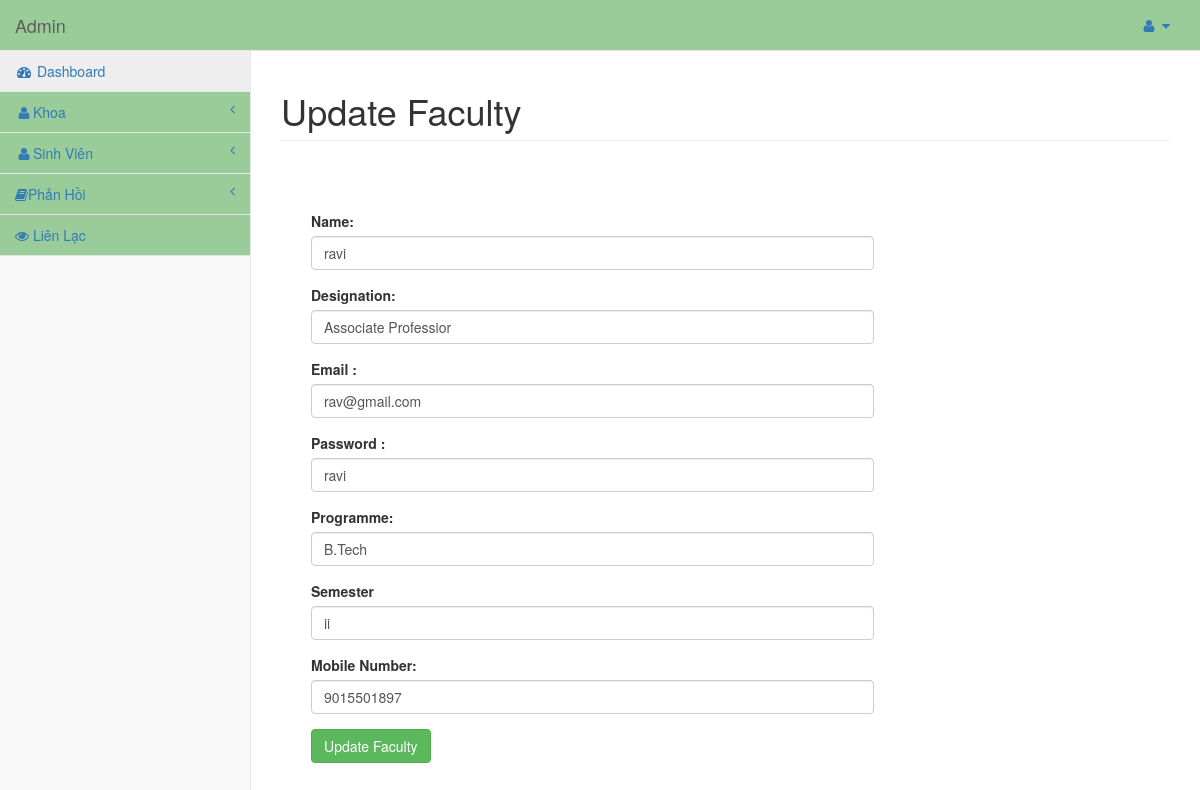
The page /admin/dashboard.php?id=7&info=edit_faculty (signed in) on the database as committed earlier.
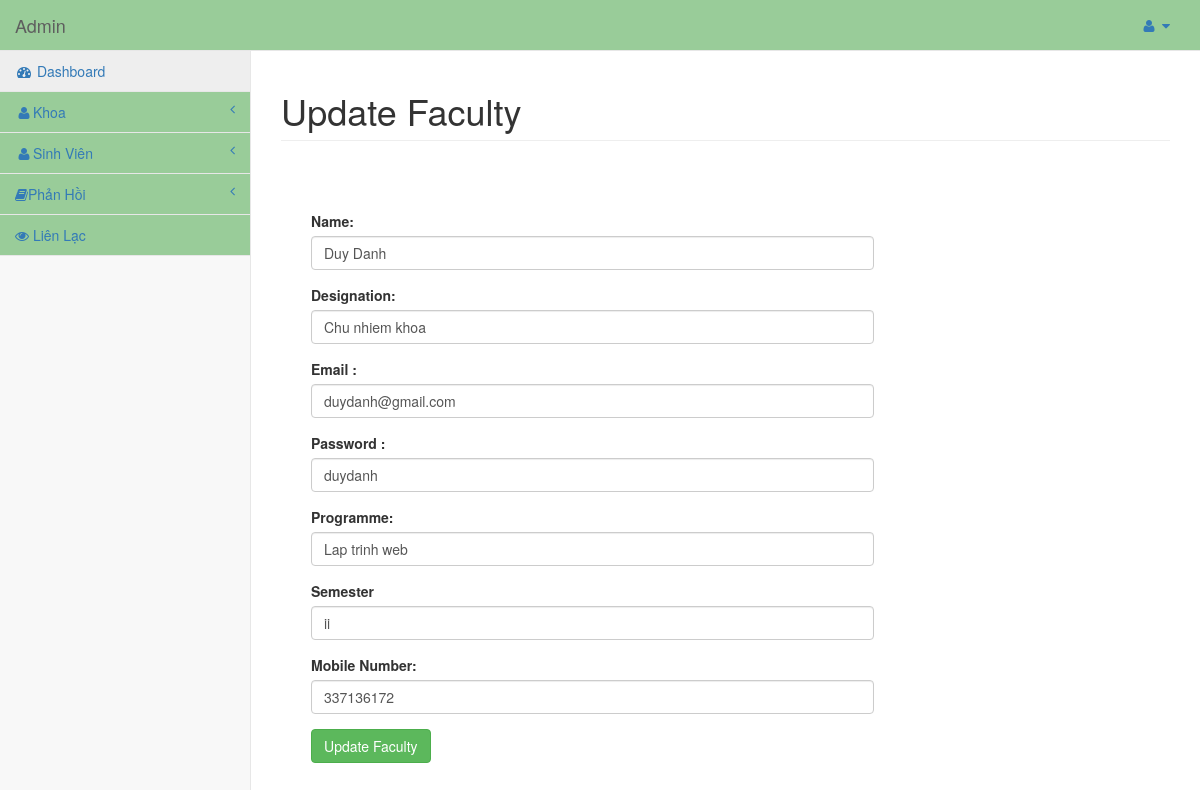
The same page on the database as committed later.
### tables this page shows
CREATE TABLE `faculty` (
  `id` int(11) NOT NULL,
  `user_alias` varchar(30) NOT NULL,
  `Name` varchar(30) NOT NULL,
  `designation` varchar(100) NOT NULL,
  `programme` varchar(50) NOT NULL,
  `semester` varchar(10) NOT NULL,
  `email` varchar(255) NOT NULL,
  `password` varchar(75) NOT NULL,
  `mobile` bigint(20) NOT NULL,
  `date` datetime NOT NULL,
  `status` int(11) NOT NULL
);

### admin/edit_faculty.php (the view, shortened to what this page needs)
<?php
	extract($_POST);
$con=mysqli_query($conn,"select * from faculty where id='".$_GET['id']."'");
$res=mysqli_fetch_assoc($con);
?>
<h1 class="page-header">Update  Faculty</h1>
<div class="col-lg-8" style="margin:15px;">
	<form method="post">
	<div class="control-group form-group">
    	<div class="controls">
        </div>
   	</div>
	<div class="control-group form-group">
    	<div class="controls">
        	<label>Name:</label>
            	<input type="text" value="<?php echo @$res['Name'];?>" name="n" class="form-control" required>
        </div>
   	</div>
	<div class="control-group form-group">
    	<div class="controls">
        	<label>Designation:</label>
            	<input type="text" value="<?php echo @$res['designation'];?>" name="desg" class="form-control" required>
        </div>
   	</div>
	<div class="control-group form-group">
    	<div class="controls">
        	<label>Email :</label>
            	<input type="email" value="<?php echo @$res['email'];?>"  name="email" class="form-control" required>
        </div>
    </div>
	<div class="control-group form-group">
    	<div class="controls">
        	<label>Password :</label>
          <input type="text" value="<?php echo @$res['password'];?>"  name="pass" class="form-control" required>
        </div>
    </div>
	<div class="control-group form-group">
    	<div class="controls">
        	<label>Programme:</label>
  <input type="text"  name="prg" value="<?php echo @$res['programme'];?>" class="form-control" required>
        </div>
    </div>
	<div class="control-group form-group">
    	<div class="controls">
        	<label>Semester</label>
  <input type="text"  name="sem" value="<?php echo @$res['semester'];?>" class="form-control" required>
        </div>
    </div>
	<div class="control-group form-group">
    	<div class="controls">
        	<label>Mobile Number:</label>
            	<input type="number" id="mob" value="<?php echo @$res['mobile'];?>" class="form-control" maxlength="10" name="mob"  required>
        </div>
  	</div>
	<div class="control-group form-group">
    	<div class="controls">
            	<input type="submit" class="btn btn-success" name="save" value="Update  Faculty">
        </div>
  	</div>
	</form>
</div>

Rows that differ between the two databases and show on the page:
changed faculty "ii": n "ravi" → "Duy Danh"; desg "Associate Professior" → "Chu nhiem khoa"; email "rav@gmail.com" → "duydanh@gmail.com"; pass "ravi" → "duydanh"; prg "B.Tech" → "Lap trinh web"; mob "9015501897" → "337136172"
